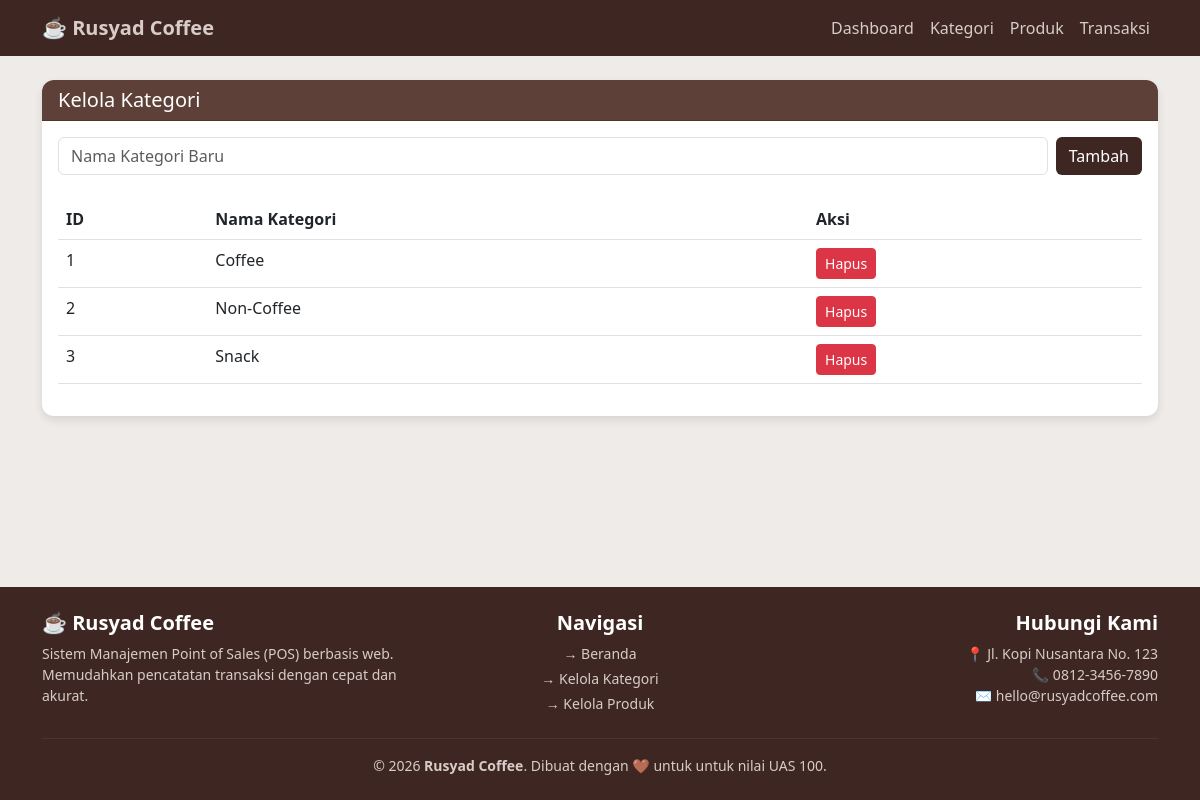
Screenshot of /index.php?page=kategori with the database file from the repository.
### tables this page shows
CREATE TABLE `categories` (
  `id` int(11) NOT NULL,
  `name` varchar(100) NOT NULL
);

### index.php (the view, shortened to what this page needs)
<?php
require 'koneksi.php';
$page = isset($_GET['page']) ? $_GET['page'] : 'dashboard';
?>
<!DOCTYPE html>
<html lang="id">
<head>
    <link href="https://cdn.jsdelivr.net/npm/bootstrap@5.3.0/dist/css/bootstrap.min.css" rel="stylesheet">
</head>
<body>
<nav class="navbar navbar-expand-lg mb-4">
    <div class="container">
        <a class="navbar-brand fw-bold" href="index.php">☕ Rusyad Coffee</a>
        <div class="collapse navbar-collapse" id="navbarNav">
            <ul class="navbar-nav ms-auto">
                <li class="nav-item"><a class="nav-link" href="index.php?page=dashboard">Dashboard</a></li>
                <li class="nav-item"><a class="nav-link" href="index.php?page=kategori">Kategori</a></li>
                <li class="nav-item"><a class="nav-link" href="index.php?page=produk">Produk</a></li>
                <li class="nav-item"><a class="nav-link" href="index.php?page=transaksi">Transaksi</a></li>
            </ul>
        </div>
    </div>
</nav>
<div class="container">
    <?php if($page == 'dashboard'): ?>
        <div class="row text-center mt-5">
            <div class="col-md-12 mb-4">
                <h1 class="fw-bold" style="color: var(--coffee-dark);">Selamat Datang di Rusyad Coffee</h1>
                <p class="lead">Sistem Manajemen Point of Sales (POS)</p>
            </div>
            <div class="col-md-4">
                <div class="card p-4">
                    <h3>Kategori</h3>
                    <a href="index.php?page=kategori" class="btn btn-coffee mt-2">Kelola Kategori</a>
                </div>
            </div>
            <div class="col-md-4">
                <div class="card p-4">
                    <h3>Produk</h3>
                    <a href="index.php?page=produk" class="btn btn-coffee mt-2">Kelola Produk</a>
                </div>
            </div>
            <div class="col-md-4">
                <div class="card p-4">
                    <h3>Transaksi</h3>
                    <a href="index.php?page=transaksi" class="btn btn-coffee mt-2">Kasir / Transaksi</a>
                </div>
            </div>
        </div>
    <?php elseif($page == 'kategori'): ?>
        <div class="card">
            <div class="card-header d-flex justify-content-between align-items-center">
                <h5 class="mb-0">Kelola Kategori</h5>
            </div>
            <div class="card-body">
                <form action="index.php?page=kategori" method="POST" class="mb-4 d-flex gap-2">
                    <input type="text" name="name" class="form-control" placeholder="Nama Kategori Baru" required>
                    <button type="submit" name="add_category" class="btn btn-coffee">Tambah</button>
                </form>
                <table class="table table-hover">
                    <thead><tr><th>ID</th><th>Nama Kategori</th><th>Aksi</th></tr></thead>
                    <tbody>
                        <?php
                        $res = $conn->query("SELECT * FROM categories");
                        while($row = $res->fetch_assoc()): ?>
                        <tr>
                            <td><?= $row['id'] ?></td>
                            <td><?= $row['name'] ?></td>
                            <td>
                                <a href="index.php?del_category=<?= $row['id'] ?>" class="btn btn-danger btn-sm" onclick="return confirm('Hapus kategori ini? (Produk terkait juga akan terhapus)')">Hapus</a>
                            </td>
                        </tr>
                        <?php endwhile; ?>
                    </tbody>
                </table>
            </div>
        </div>
    <?php endif; ?>
</div>
<footer class="mt-auto py-4 text-center mt-5" style="background-color: var(--coffee-dark); color: var(--coffee-light);">
    <div class="container">
        <div class="row text-start text-md-center">
            <div class="col-md-4 mb-3 mb-md-0 text-md-start">
                <h5 class="fw-bold text-white">☕ Rusyad Coffee</h5>
                <p class="small mb-0" style="color: var(--coffee-light);">Sistem Manajemen Point of Sales (POS) berbasis web. Memudahkan pencatatan transaksi dengan cepat dan akurat.</p>
            </div>
            <div class="col-md-4 mb-3 mb-md-0">
                <h5 class="fw-bold text-white">Navigasi</h5>
                <ul class="list-unstyled small mb-0 d-flex flex-column gap-1">
                    <li><a href="index.php?page=dashboard" class="text-decoration-none" style="color: var(--coffee-light);">&rarr; Beranda</a></li>
                    <li><a href="index.php?page=kategori" class="text-decoration-none" style="color: var(--coffee-light);">&rarr; Kelola Kategori</a></li>
                    <li><a href="index.php?page=produk" class="text-decoration-none" style="color: var(--coffee-light);">&rarr; Kelola Produk</a></li>
                </ul>
            </div>
            <div class="col-md-4 text-md-end">
                <h5 class="fw-bold text-white">Hubungi Kami</h5>
                <p class="small mb-0" style="color: var(--coffee-light);">
                    📍 Jl. Kopi Nusantara No. 123<br>
                    📞 0812-3456-7890<br>
                    ✉️ hello@rusyadcoffee.com
                </p>
            </div>
        </div>
        <hr class="mt-4 mb-3" style="border-color: var(--coffee-medium); opacity: 0.5;">
        <div class="small" style="color: var(--coffee-light);">
            &copy; <?= date("Y"); ?> <strong>Rusyad Coffee</strong>. Dibuat dengan 🤎 untuk untuk nilai UAS 100.
        </div>
    </div>
</footer>
</body>
</html>

### index.php (style rules this page uses)
:root { --coffee-dark: #3e2723; --coffee-medium: #5d4037; --coffee-light: #d7ccc8; --coffee-cream: #efebe9; }
body { background-color: var(--coffee-cream); font-family: 'Segoe UI', Tahoma, Geneva, Verdana, sans-serif; display: flex; flex-direction: column; min-height: 100vh; }
.navbar { background-color: var(--coffee-dark) !important; }
.navbar-brand, .nav-link { color: var(--coffee-light) !important; }
.card { border: none; box-shadow: 0 4px 8px rgba(0,0,0,0.1); border-radius: 12px; }
.card-header { background-color: var(--coffee-medium); color: white; border-radius: 12px 12px 0 0 !important; }
.btn-coffee { background-color: var(--coffee-dark); color: white; }

### rows the page displays
categories: id "1", name "Coffee"
categories: id "2", name "Non-Coffee"
categories: id "3", name "Snack"
